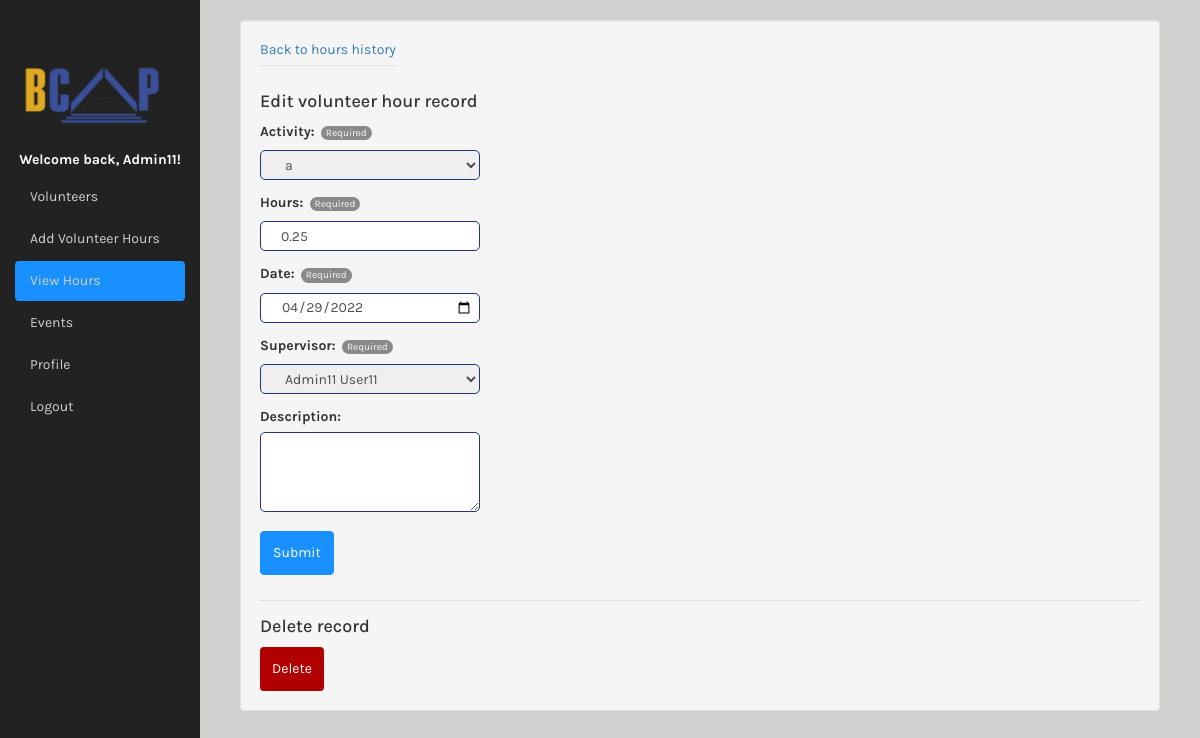
Page /edit_individual_hours/?id=38 (signed in) on the earlier database version.
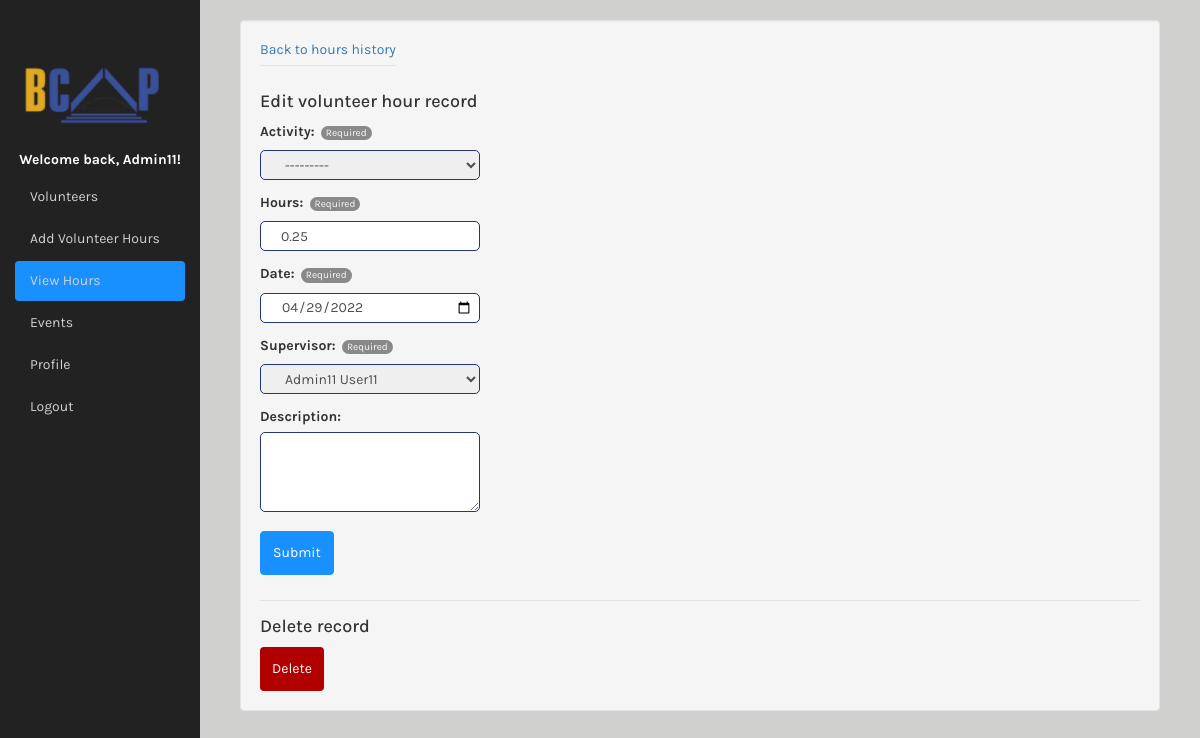
Same page on the later database version.
### bcap373_app/models.py (models this page shows, shortened)
class VolunteerRecord(models.Model):
	activity = models.ForeignKey(EventModel, on_delete=models.SET_NULL, null=True)
	hours = models.FloatField(blank=False)
	date = models.DateField(auto_now=False, auto_now_add=False, blank=False)
	supervisor = models.ForeignKey(User, on_delete=models.SET_NULL, null=True, limit_choices_to={'is_staff': True}, related_name='supervisor')
	description = models.CharField(max_length=1000, blank=True, default='')
	owner = models.ForeignKey(User, on_delete=models.CASCADE, blank=True, null=True)
	class Meta:
		ordering = ["-date"]

### bcap373_app/views.py (the view)
# urls.py: path('edit_individual_hours/', views.edit_individual_hours, name="edit_individual_hours"),
@login_required
def edit_individual_hours(request):
   if request.user.is_staff:
      record_id = request.GET.get('id', '')
      if record_id != '':
         if request.method == "POST":
            form = VolunteerRecordForm(request.POST, instance=VolunteerRecord.objects.get(id=record_id))
            if form.is_valid():
               record = form.save(commit = False)
               record.owner = request.user
               record.save()
               messages.success(request, 'Hour record updated successfully.')
               return redirect('/history')
            else:
               messages.error(request, 'Invalid form submission.')
               return redirect('/history')
         else:
            try:
               form = VolunteerRecordForm(instance=VolunteerRecord.objects.get(id=record_id))
               return render(request, "edit_individual_hours.html", {"form": form, "user": request.user})
            except:
               messages.error(request, 'Invalid ID.')
               return redirect('/history')
      else:
         messages.error(request, 'Invalid ID.')
         return redirect('/history')
   else:
      messages.error(request, 'You are not authorized to perform this action.')
      return redirect('/history')

### bcap373_app/forms.py
class VolunteerRecordForm(forms.ModelForm):
    class Meta:
        model = VolunteerRecord
        fields = ('activity', 'hours', 'date', 'supervisor', 'description')
        hours = forms.FloatField(min_value=0,max_value=100)
        widgets = {
            'date' : DateInput(attrs={'id': 'dateTimePicker'}),
            'hours' : NumberInput(attrs={'id': 'form_hours', 'step': "0.25", 'min': 0.25, 'max':100}),
            'description' : forms.Textarea(attrs={'id': 'form_desc','rows':4, 'cols':20})
        }

### bcap373_app/models.py (called while the page is built)
def get_user_name(self):
	uid = self.id
	profile = Profile.objects.get(id=uid)
	return str(profile).title()

	def __str__(self):
		return self.name

	def __str__(self):
		return "{} {}".format(self.user.first_name, self.user.last_name)

### templates/edit_individual_hours.html (shortened to what this page needs)
{% extends "base.html" %}
{% load static %}
{% block pageContent %}
<div class="col-sm custom-grid">
    <div class="well">
        <div class="top-header">
            <div>
                <a href="/history">Back to hours history</a>
                <div class="tools"></div>
            </div>
        </div>
        <form method="POST" id="form" style="width: 0%;"> {% csrf_token %}
            <div class="align-fields-general">
                <h4>Edit volunteer hour record</h4>
                {% for field in form %}
                <p>
                    <div class="align-labels">
                        {% if field.field.required %}
                            {{ field.label_tag }}
                            <div class="required-circle"><p class="required-circle-inner">Required</p></div>
                        {% else %}
                            {{ field.label_tag }}
                        {% endif %} <br/>
                    </div>
                    <div class="align-fields">
                        {{ field }}
                    </div>
                </p>
                {% endfor %}
            </div>
            <button class="btn wide-btn btn-primary" type="submit" form="form">Submit</button>
        </form>
        <br/>
        <div class="tools"></div>
        <h4>Delete record</h4>
        <button class="btn btn-primary px-2 m-3 danger" type="submit" form="form"><a href="/delete_volunteer_record/?id={{request.GET.id}}" onclick="return confirm('Are you sure you would like to delete this volunteer record?')" style="color:white;">Delete</a></button>
        <br/>
    </div>
</div>
{% endblock pageContent%}

Differences in the rows shown:
changed VolunteerRecord "Admin11 User11": activity "a" → "---------"
